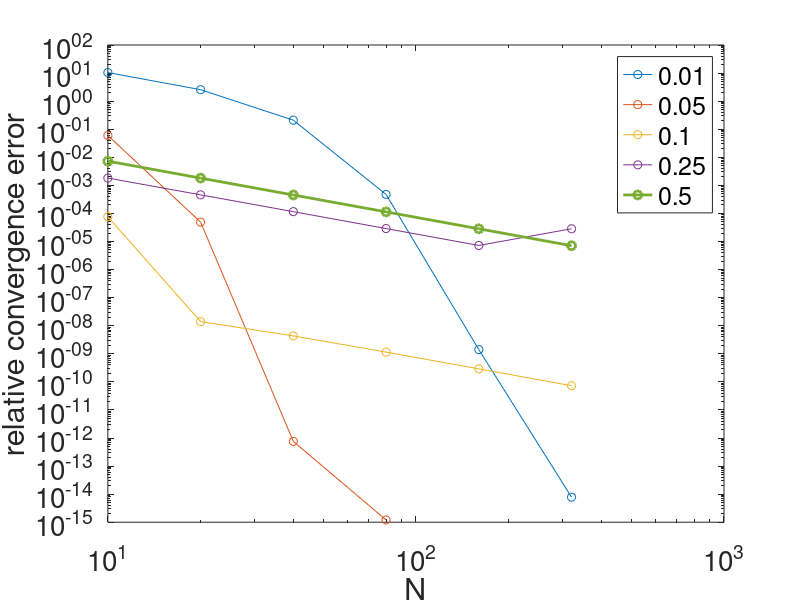

The MATLAB source for this figure:
sigma = [0.01 0.05 0.1 0.25 0.5];
N1 = [10 20 40 80 160 320];
converror1 = [10.4480571823728 2.56179977239859 0.209714540408774 0.000474929392854622 1.41099239580609e-09 7.81034578433773e-15];
N2 = [10 20 40 80];
converror2 = [0.0598591065201942 4.90333832241604e-05 7.56232194195396e-13 1.20251591205787e-15];
N3 = [10 20 40 80 160 320];
converror3 = [7.6097e-05 1.40552295679524e-08 4.34188145923832e-09 1.14752702275705e-09 2.90876902989173e-10 7.29078479707989e-11];

N4 =[10 20 40 80 160 320];
converror4 = [0.00182015306671765 0.000460037610237274 0.000115695982621217 2.89581744971096e-05 7.23634160215543e-06 2.84579529403892e-05];

N5=[10 20 40 80 160 320];
converror5=[0.00729475079984476 0.00181396088334950 0.000454207158568667 0.000113570355141596 2.83791527898064e-05 7.07973597328785e-06];

loglog(N1,converror1,'-o', N2,converror2,'-o', N3,converror3,'-o',N4,converror4,'-o',N5,converror5,'-o','LineWidth',2);
set(gca,'FontSize',20)
xlabel('N')
ylabel('relative convergence error')
legend('0.01','0.05','0.1','0.25', '0.5')